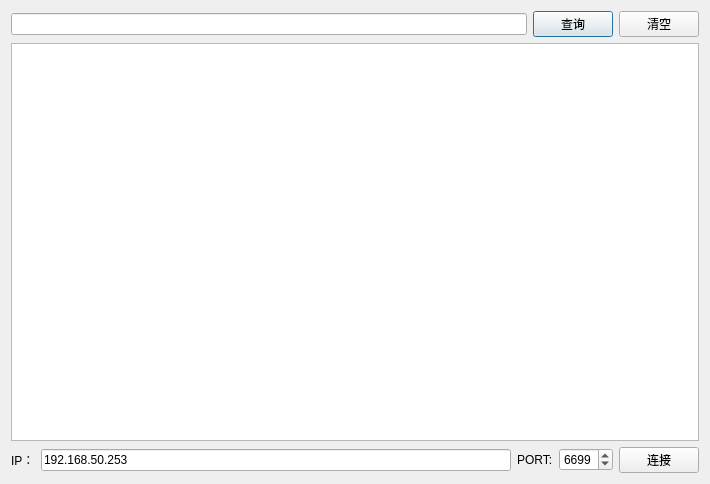
<?xml version="1.0" encoding="UTF-8"?>
<ui version="4.0">
 <class>Dialog</class>
 <widget class="QDialog" name="Dialog">
  <property name="geometry">
   <rect>
    <x>0</x>
    <y>0</y>
    <width>710</width>
    <height>484</height>
   </rect>
  </property>
  <property name="windowTitle">
   <string>Dialog</string>
  </property>
  <layout class="QHBoxLayout" name="horizontalLayout_3">
   <item>
    <layout class="QVBoxLayout" name="verticalLayout_2">
     <item>
      <layout class="QVBoxLayout" name="verticalLayout">
       <item>
        <layout class="QHBoxLayout" name="horizontalLayout">
         <item>
          <widget class="QLineEdit" name="lineEdit"/>
         </item>
         <item>
          <widget class="QPushButton" name="pushButtonSelect">
           <property name="text">
            <string>查询</string>
           </property>
          </widget>
         </item>
         <item>
          <widget class="QPushButton" name="pushButtonClear">
           <property name="text">
            <string>清空</string>
           </property>
          </widget>
         </item>
        </layout>
       </item>
       <item>
        <widget class="QTextBrowser" name="textBrowser"/>
       </item>
      </layout>
     </item>
     <item>
      <layout class="QHBoxLayout" name="horizontalLayout_2">
       <item>
        <widget class="QLabel" name="label">
         <property name="text">
          <string>IP：</string>
         </property>
        </widget>
       </item>
       <item>
        <widget class="QLineEdit" name="lineEditIP">
         <property name="text">
          <string>192.168.50.253</string>
         </property>
        </widget>
       </item>
       <item>
        <widget class="QLabel" name="label_2">
         <property name="text">
          <string>PORT:</string>
         </property>
        </widget>
       </item>
       <item>
        <widget class="QSpinBox" name="spinBox">
         <property name="maximum">
          <number>9999</number>
         </property>
         <property name="value">
          <number>6699</number>
         </property>
        </widget>
       </item>
       <item>
        <widget class="QPushButton" name="pushButtonConnect">
         <property name="text">
          <string>连接</string>
         </property>
        </widget>
       </item>
      </layout>
     </item>
    </layout>
   </item>
  </layout>
 </widget>
 <layoutdefault spacing="6" margin="11"/>
 <resources/>
 <connections/>
</ui>
